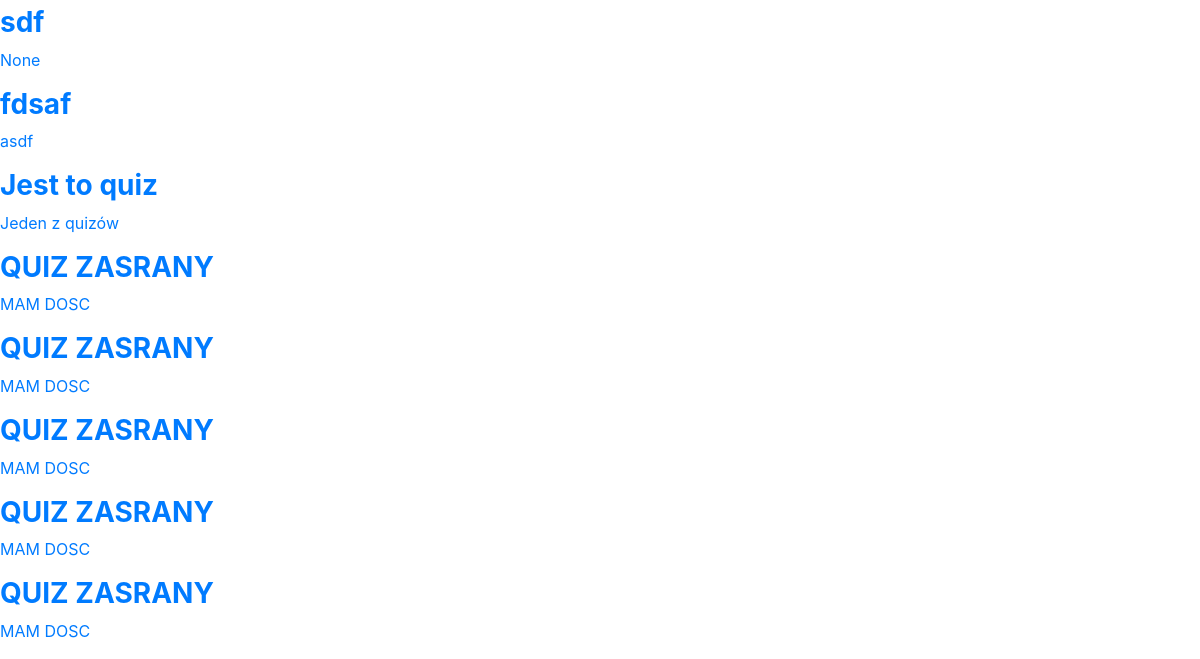
The page /quiz/testlist/ (lower part) on the database as committed earlier.
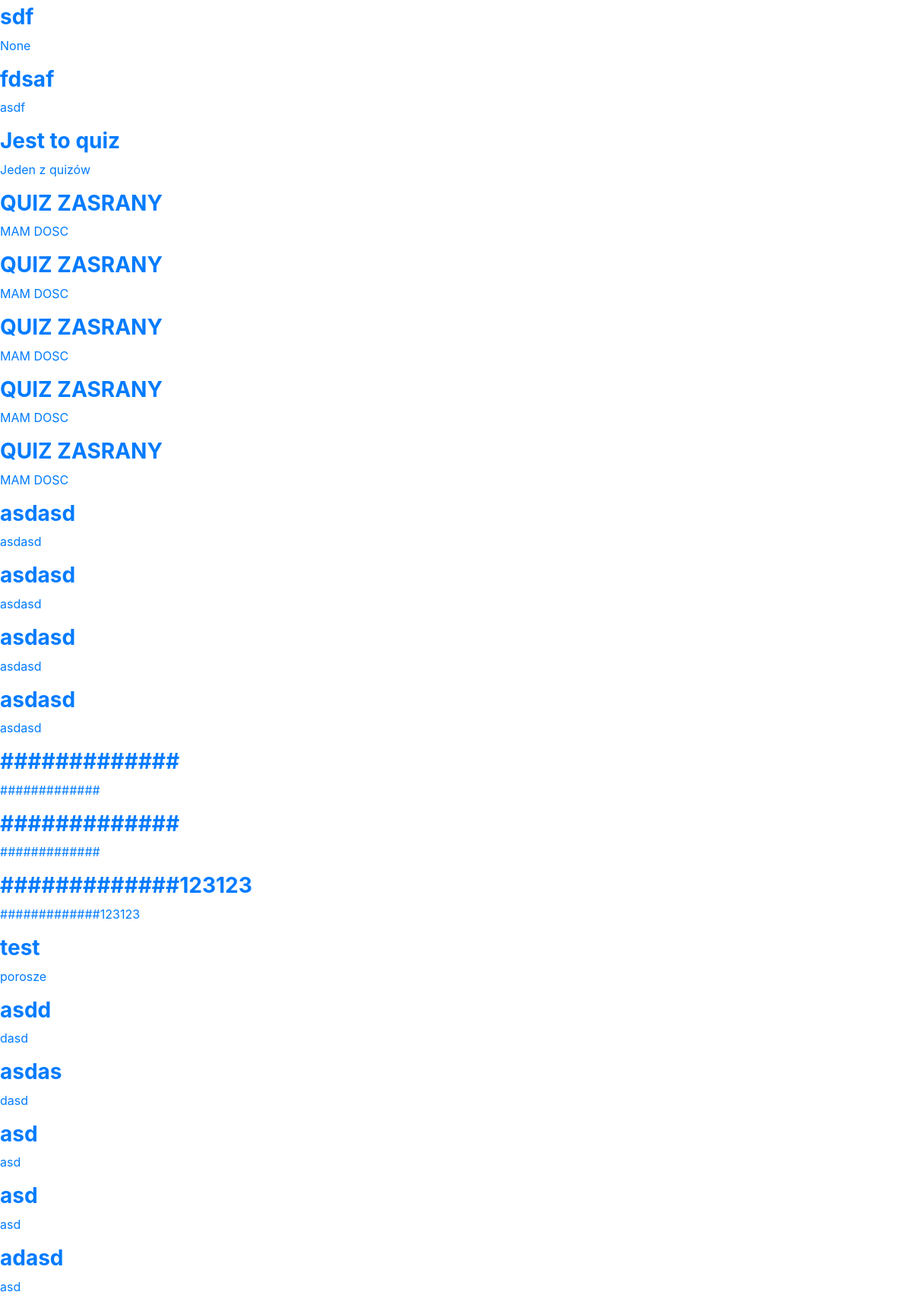
The same page on the database as committed later.
### quizAPP/models.py (models this page shows, shortened)
class Quiz(models.Model):
    title = models.CharField(max_length=200)
    description = models.TextField(blank=True, null=True)
    created_by = models.ForeignKey(User, on_delete=models.PROTECT, related_name='quizzes')

### quizAPP/views.py (the view)
# urls.py: path('testlist/',views.test_list,name='testlist')
def test_list(request):
    quiz_list = Quiz.objects.all()
    return render(request,"quiz/testlist.html",{'quizzes': quiz_list})

### templates/quiz/testlist.html (shortened to what this page needs)
{% extends "base.html" %}
{% block content %}
    {% if quizzes %}
        {% for quiz in quizzes %}
          <a href="/attend/{{ quiz.id }}" target="_blank"><div class="quiz-option" style="width: 40%;">
              <h3><b>{{ quiz.title }}</b></h3>
              <p>{{ quiz.description }}</p>
          </div></a>
        {% endfor %}
    {% else %}
        <p>Nie ma dostępnych żadnych quizów.</p>
    {% endif %}
{% endblock %}

### templates/base.html (shortened to what this page needs)
{% load static %}
<!DOCTYPE html>
<html lang="en">
<head>
    <link href="{% static 'css/addquiz.css' %}" rel="stylesheet">
    <link href="https://stackpath.bootstrapcdn.com/bootstrap/4.5.2/css/bootstrap.min.css" rel="stylesheet">
</head>
<body>
    {% block content %}{% endblock %}
</body>
</html>

### static/css/addquiz.css (style rules this page uses)
* { margin: 0; padding: 0; box-sizing: border-box; }
body { font-family: 'Segoe UI', Tahoma, Geneva, Verdana, sans-serif; line-height: 1.6; background-color: #f4f4f4; padding-top: 60px; }

Rows that differ between the two databases and show on the page:
added Quiz: title "asdasd", description "asdasd"
added Quiz: title "asdasd", description "asdasd"
added Quiz: title "asdasd", description "asdasd"
added Quiz: title "asdasd", description "asdasd"
added Quiz: title "#############", description "#############"
added Quiz: title "#############", description "#############"
added Quiz: title "#############123123", description "#############123123"
added Quiz: title "test", description "porosze"
added Quiz: title "asdd", description "dasd"
added Quiz: title "asdas", description "dasd"
added Quiz: title "asd", description "asd"
added Quiz: title "asd", description "asd"
added Quiz: title "adasd", description "asd"
